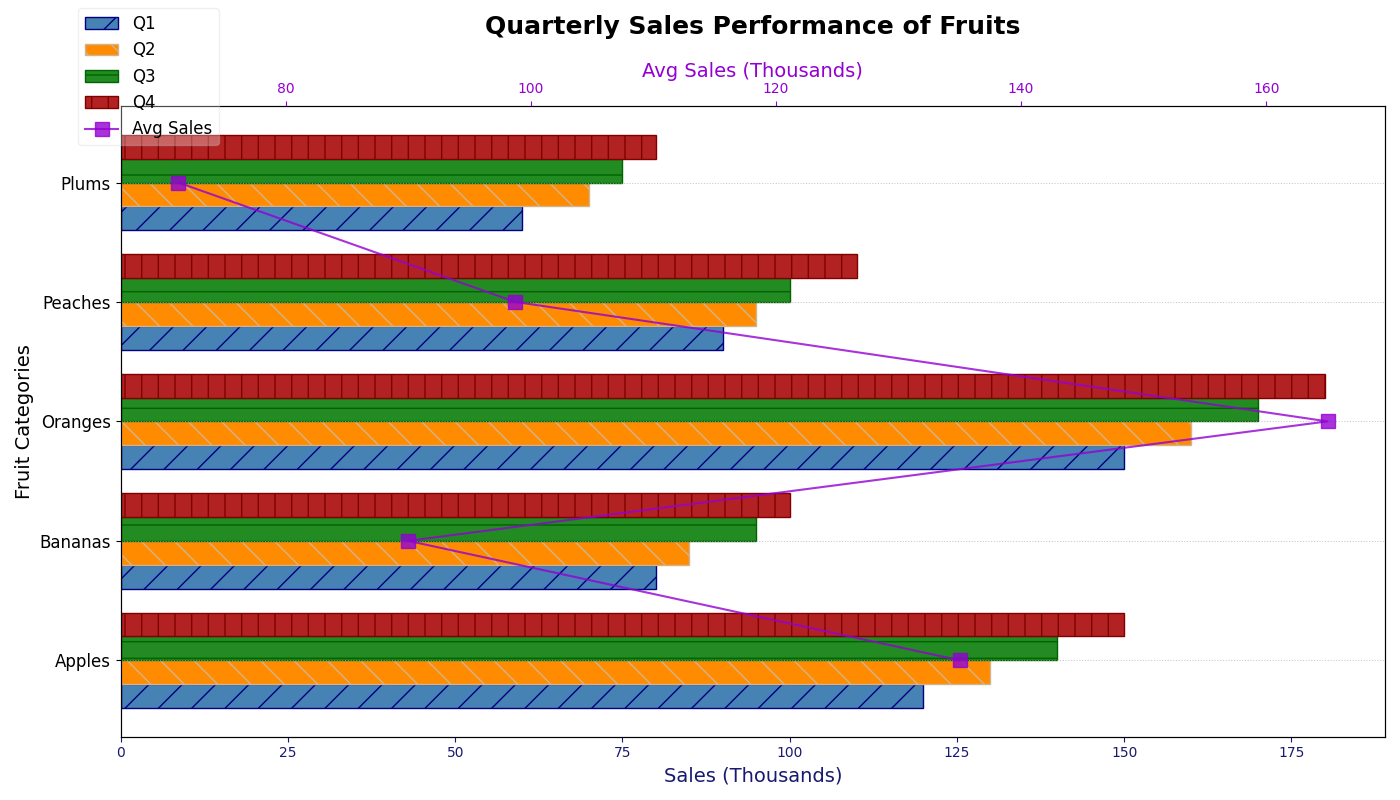

The script that drew this image:
import matplotlib.pyplot as plt
import numpy as np

categories = ["Apples", "Bananas", "Oranges", "Peaches", "Plums"]
q1_sales = [120, 80, 150, 90, 60]
q2_sales = [130, 85, 160, 95, 70]
q3_sales = [140, 95, 170, 100, 75]
q4_sales = [150, 100, 180, 110, 80]
avg_sales_per_quarter = np.mean([q1_sales, q2_sales, q3_sales, q4_sales], axis=0)

fig, ax1 = plt.subplots(figsize=(14, 8))

height = 0.2
y = np.arange(len(categories))

bars1 = ax1.barh(y - 1.5*height, q1_sales, height, label='Q1', color='steelblue', hatch='/', edgecolor='navy')
bars2 = ax1.barh(y - 0.5*height, q2_sales, height, label='Q2', color='darkorange', hatch='\\', edgecolor='tan')
bars3 = ax1.barh(y + 0.5*height, q3_sales, height, label='Q3', color='forestgreen', hatch='-', edgecolor='darkgreen')
bars4 = ax1.barh(y + 1.5*height, q4_sales, height, label='Q4', color='firebrick', hatch='|', edgecolor='maroon')

ax1.set_title("Quarterly Sales Performance of Fruits", fontsize=18, weight='bold', pad=20)
ax1.set_ylabel("Fruit Categories", fontsize=14)
ax1.set_xlabel("Sales (Thousands)", fontsize=14, color='midnightblue')
ax1.set_yticks(y)
ax1.set_yticklabels(categories, fontsize=12)
ax1.tick_params(axis='x', colors='midnightblue')
ax1.grid(axis='y', linestyle=':', linewidth=0.75, alpha=0.7)

ax2 = ax1.twiny()
ax2.plot(avg_sales_per_quarter, categories, color='darkviolet', linestyle='-', marker='s', markersize=10, label='Avg Sales', alpha=0.8)
ax2.set_xlabel("Avg Sales (Thousands)", fontsize=14, color='darkviolet')
ax2.tick_params(axis='x', colors='darkviolet')

fig.legend(loc='upper left', bbox_to_anchor=(0.05, 1), fontsize=12, frameon=True, framealpha=0.3)

plt.tight_layout()
plt.show()
